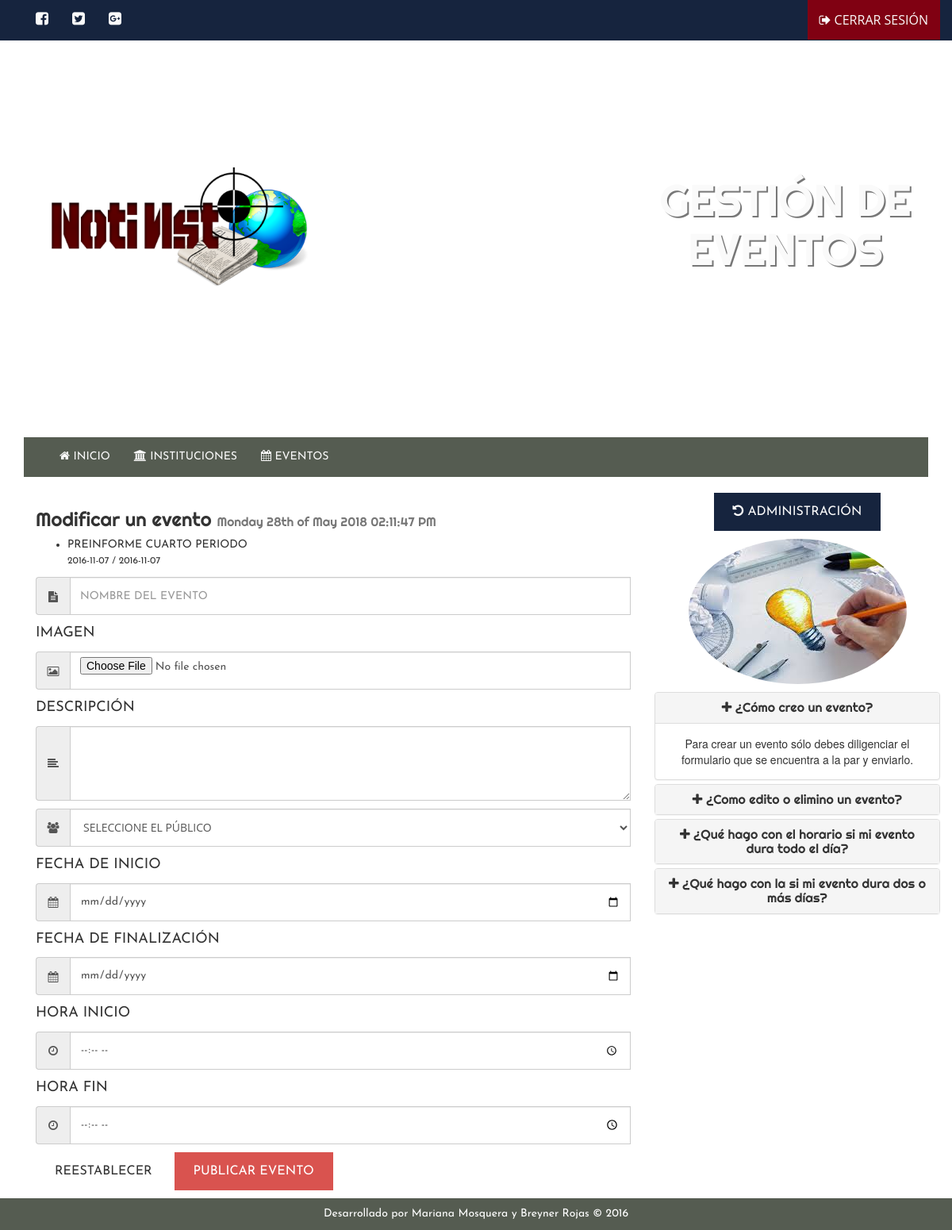
Page /sistema-gestionar-eventos.php (signed in) on the committed database.
### tables this page shows
CREATE TABLE IF NOT EXISTS `eventos` (
  `idevento` int(99) NOT NULL AUTO_INCREMENT,
  `idcolegio` int(99) NOT NULL,
  `nombre` varchar(50) NOT NULL,
  `inicio_fecha` date NOT NULL,
  `fin_fecha` date NOT NULL,
  `descripcion` varchar(300) NOT NULL,
  `publico` varchar(30) NOT NULL,
  `estado` varchar(10) NOT NULL,
  `inicio` time NOT NULL,
  `fin` time NOT NULL,
  `imagen` varchar(50) NOT NULL,
  PRIMARY KEY (`idevento`)
);

### sistema-gestionar-eventos.php (the view, shortened to what this page needs)
<?php
include('script/funciones.php');
include('script/conexion.php');
  if($_SESSION['logueado'] == false)
  {
    session_destroy();
    header('Location: ingreso.php');
  }
  else
  {
    $usuario = $_SESSION['usuario'];
    $contraseña = $_SESSION['clave'];
    $sesion = $mysqli->query("SELECT * FROM colegios WHERE usuario = '$usuario' AND clave = '$contraseña'");
    if($row = $sesion->fetch_assoc())
    {
      $idcolegio = $row["idcolegio"];
      $eventos = $mysqli->query("SELECT * FROM eventos WHERE idcolegio = '$idcolegio'");
    }
  }
?>
<!DOCTYPE html>
<html lang="en">
<head>
	<link href="css/bootstrap.min.css" rel="stylesheet">
	<link rel="stylesheet" href="assets/css3animated/css/animations.css" type="text/css">
	<link rel="stylesheet" href="assets/font-awesome/css/font-awesome.min.css">
	<link rel="stylesheet" href="css/style.css">
</head>
<body>
<nav class="navbar navbar-default navbar-static-top sistema">
 	<div class="container">
      <div class="animatedParent" data-sequence="400">
        <div id="navbar" class="navbar-collapse collapse">
          <ul class="nav navbar-nav hidden-xs">
            <li class="animated rotateInUpRight slow" data-id="1"><a href="#"><i class="fa fa-facebook-square fa-lg" aria-hidden="true"></i></a></li>
            <li class="animated rotateInUpRight slow" data-id="1"><a href="#"><i class="fa fa-twitter-square fa-lg" aria-hidden="true"></i></a></li>
            <li class="animated rotateInUpRight slow" data-id="1"><a href="#"><i class="fa fa-google-plus-square fa-lg" aria-hidden="true"></i></a></li>
          </ul>
          <ul class="nav navbar-nav navbar-right">
            <li class="buttons-inline animated fadeInLeft slower" data-id="2"><a class="btn btn-salir" href="script/cerrar-sesion.php"><i class="fa fa-sign-out" aria-hidden="true"></i> CERRAR SESIÓN</a></li>
          </ul>
        </div>
        </div>
      </div>
</nav>
<header class="sistema-gest-eventos-header">
	<div class="container">
	 <div class="animatedParent" data-sequence="500">
	 <div class="row">
	 	<div class="col-lg-4 animated growIn slower" data-id="1">
	 		<img src="images/logo.png" alt="Notinst Logo" class="img-responsive margin-top-sm" data-id="1">
	 	</div>
	 	<div class="col-lg-4 col-lg-offset-4 animated rollIn slower hidden-xs hidden-sm" data-id="2">
    <h1>GESTIÓN DE EVENTOS</h1>
	 	</div>
	 </div>
	 </div>
	</div>
</header>
<section class="container cuerpo">
    <section>
      <?php
    $registro = $mysqli->query("SELECT * FROM colegios WHERE usuario = '$usuario' AND clave = '$contraseña'");
    $row_cnt = $registro->num_rows;
    if($row_cnt > 0)
    {
      if($row = $registro->fetch_assoc())
      {
        $pregunta = $row["pregunta_secreta"];
      }
    }
    else
    {
      session_destroy();
    }
    if($pregunta == "")
    {
      header('Location: sistema');
    }
    else
    {
      ?>
<div class="container">
<div class="row">
  <div class="col-lg-8">
  <h3>Modificar un evento <small>
    <?php
    echo date('l jS \of F Y h:i:s A'); ?>
  </small></h3>
  <?php
  echo '<ul>';
   while($rows = $eventos->fetch_assoc())
      {
          echo '<li>' . $rows['nombre'] . '<br>';
          echo '<small>' .  $rows['inicio_fecha'] . ' / ';
          echo $rows['fin_fecha'] . '</small>';
          echo '</li>';
      }
echo '</ul>';
       ?>
  <form action="sistema-crear-evento" method="post" enctype="multipart/form-data">
  <div class="input-group margin-bottom-sm">
    <span class="input-group-addon"><i class="fa fa-file-text fa-fw"></i></span><input type="text" class="form-control" placeholder="NOMBRE DEL EVENTO" name="nombre-evento" required>
  </div>
  <p>IMAGEN</p>
  <div class="input-group margin-bottom-sm">
    <span class="input-group-addon"><i class="fa fa-image fa-fw"></i></span><input type="file" id="img" class="form-control" placeholder="IMAGEN DEL EVENTO" name="img" accept="image/*">
  </div>
  <p>DESCRIPCIÓN</p>
  <div class="input-group margin-bottom-sm">
    <span class="input-group-addon"><i class="fa fa-align-left fa-fw"></i></span><textarea type="text" class="form-control" name="descripcion-evento" required rows="4"></textarea>
  </div>
  <div class="input-group margin-bottom-sm">
    <span class="input-group-addon"><i class="fa fa-users fa-fw"></i></span><select name="publico-evento" class="form-control" required>
    <option value="">SELECCIONE EL PÚBLICO</option>
    </select>
  </div>
  <p>FECHA DE INICIO</p>
  <div class="input-group margin-bottom-sm">
    <span class="input-group-addon"><i class="fa fa-calendar fa-fw"></i></span><input type="date" class="form-control" name="fechaini" required>
  </div>
  <p>FECHA DE FINALIZACIÓN</p>
  <div class="input-group margin-bottom-sm">
    <span class="input-group-addon"><i class="fa fa-calendar fa-fw"></i></span><input type="date" class="form-control" name="fechafin" required>
  </div>
  <p>HORA INICIO</p>
  <div class="input-group margin-bottom-sm">
    <span class="input-group-addon"><i class="fa fa-clock-o fa-fw"></i></span><input type="time" class="form-control" name="inicio" required>
  </div>
  <p>HORA FIN</p>
  <div class="input-group margin-bottom-sm">
    <span class="input-group-addon"><i class="fa fa-clock-o fa-fw"></i></span><input type="time" class="form-control" name="fin" required>
  </div>
        <input type="reset" class="btn btn-default" value="REESTABLECER">
        <input type="submit" class="btn btn-primary" VALUE="PUBLICAR EVENTO" name="b-publicar">
        </form>
  </div>
  <div class="col-lg-4 text-center">
     <p>
     <a href="sistema"><button for="colegio" class="btn btn-info" name="btn-inicio-buscar"><i class="fa fa-undo" aria-hidden="true"></i> ADMINISTRACIÓN</button></a>
      </p>
        <img src="images/administracion/4.jpg" alt="Sistemas" class="img-circle img-responsive center-block margin-bottom-sm">
        <div class="panel-group" id="preguntas-frecuentes">
  <div class="panel panel-default">
    <div class="panel-heading">
      <h4 class="panel-title">
        <a data-toggle="collapse" data-parent="#preguntas-frecuentes" href="#pregunta1">
        <i class="fa fa-plus" aria-hidden="true"></i> ¿Cómo creo un evento?</a>
      </h4>
    </div>
    <div id="pregunta1" class="panel-collapse collapse in">
      <div class="panel-body">Para crear un evento sólo debes diligenciar el formulario que se encuentra a la par y enviarlo.</div>
    </div>
  </div>
  <div class="panel panel-default">
    <div class="panel-heading">
      <h4 class="panel-title">
        <a data-toggle="collapse" data-parent="#preguntas-frecuentes" href="#pregunta2">
        <i class="fa fa-plus" aria-hidden="true"></i> ¿Como edito o elimino un evento?</a>
      </h4>
    </div>
  </div>
  <div class="panel panel-default">
    <div class="panel-heading">
      <h4 class="panel-title">
        <a data-toggle="collapse" data-parent="#preguntas-frecuentes" href="#pregunta3">
        <i class="fa fa-plus" aria-hidden="true"></i> ¿Qué hago con el horario si mi evento dura todo el día?</a>
      </h4>
    </div>
  </div>
  <div class="panel panel-default">
    <div class="panel-heading">
      <h4 class="panel-title">
        <a data-toggle="collapse" data-parent="#preguntas-frecuentes" href="#pregunta4">
        <i class="fa fa-plus" aria-hidden="true"></i> ¿Qué hago con la si mi evento dura dos o más días?</a>
      </h4>
    </div>
  </div>
</div>
   </div>
</div>
</div>
      <?php
    }
     ?>
    </section>
</section>
<footer class="pie-pagina">
	Desarrollado por Mariana Mosquera y Breyner Rojas &copy; 2016
</footer>
</body>
</html>

### css/style.css (style rules this page uses)
body { margin: 0; padding: 0; }
h1, h2, h3, h4, h5, h6 { font-family: 'Righteous', cursive; }
p, input, button, li, blockquote, td { font-family: 'Josefin Sans', sans-serif !important; }
p, td { font-size: 18px; }
.sistema-gest-eventos-header { height: 500px; width: 100%; background-image: url('../images/slider/home-5.jpg'); background-size: 1600px auto; background-repeat: no-repeat; background-position: center bottom; background-attachment: fixed; }
.sistema-gest-eventos-header .container { position: relative; text-align: center; top: 30%; }
.sistema-gest-eventos-header h1 { font-size: 4em; color: #FAFAFA; text-shadow: #777 2px 2px; }
.margin-bottom-sm { margin-bottom: 10px; }
.margin-top-sm { margin-top: 10px; }
.sistema { background-color: #16243e; border-color: #16243e !important; margin-bottom: 0; }
.sistema i { color: #FAFAFA !important; }
footer { margin-top: 10px; font-family: 'Josefin Sans', sans-serif !important; width: 100%; text-align: center; background-color: #555C51; color: white; padding: 10px; }
.buttons-inline { display:inline-block; }
.btn { display: inline-block; padding: 6px 12px; margin-bottom: 0; font-size: 14px; font-weight: normal; line-height: 1.42857143; text-align: center; white-space: nowrap; vertical-align: middle; cursor: pointer; -webkit-user-select: none; -moz-user-select: none; -ms-user-select: none; user-select: none; background-image: none; border: 1px solid transparent; border-radius: 4px; }
.btn-primary { color: #fff; background-color: #428bca; border-color: #357ebd; }
.btn { border-radius: 0; border: none; font-size: 16px; font-weight: normal; padding: 12px 24px; line-height: 24px; font-family: 'Open Sans', arial, sans-serif; -webkit-transition: all 0.4s ease-in-out; -moz-transition: all 0.4s ease-in-out; -o-transition: all 0.4s ease-in-out; text-decoration: none; }
.form-control { border-radius: 0; font-family: 'Open Sans', arial, sans-serif; -webkit-transition: all 0.4s ease-in-out; -moz-transition: all 0.4s ease-in-out; -o-transition: all 0.4s ease-in-out; height: 48px; width: 100%; }
.btn-primary { background-color: #d9534f; }
.btn-salir { border-color: #800112 !important; color: #FAFAFA !important; background-color: #800112; }
.btn-info { border-color: #16243e !important; color: #FAFAFA !important; background-color: #16243e; }

### rows in the picture
eventos: nombre "PREINFORME CUARTO PERIODO", inicio_fecha "2016-11-07", fin_fecha "2016-11-07"
